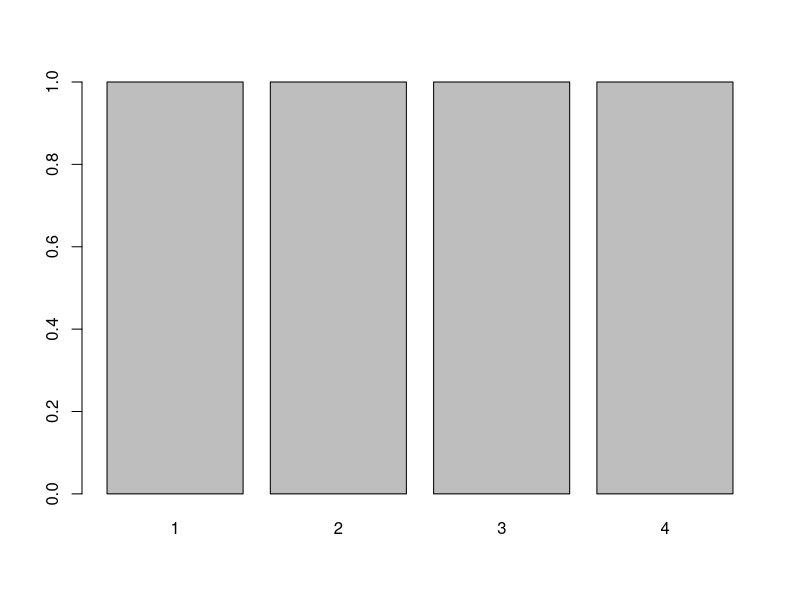
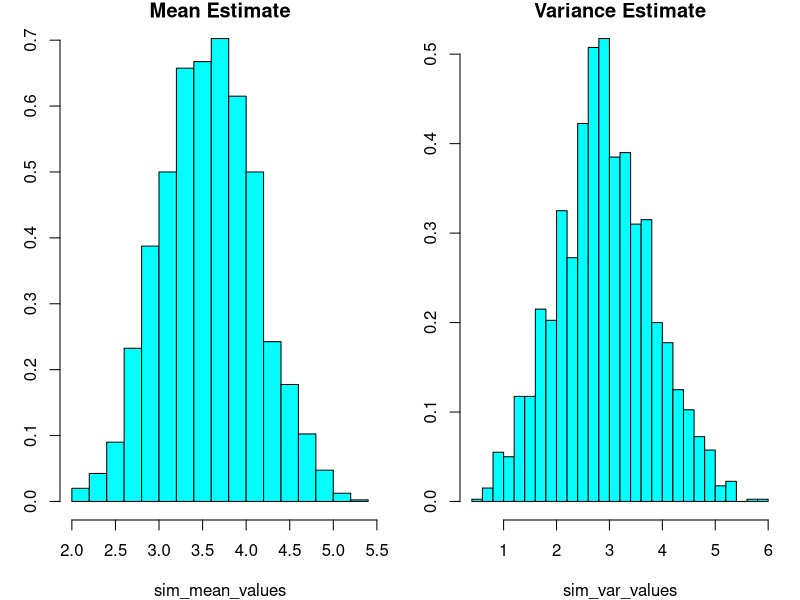
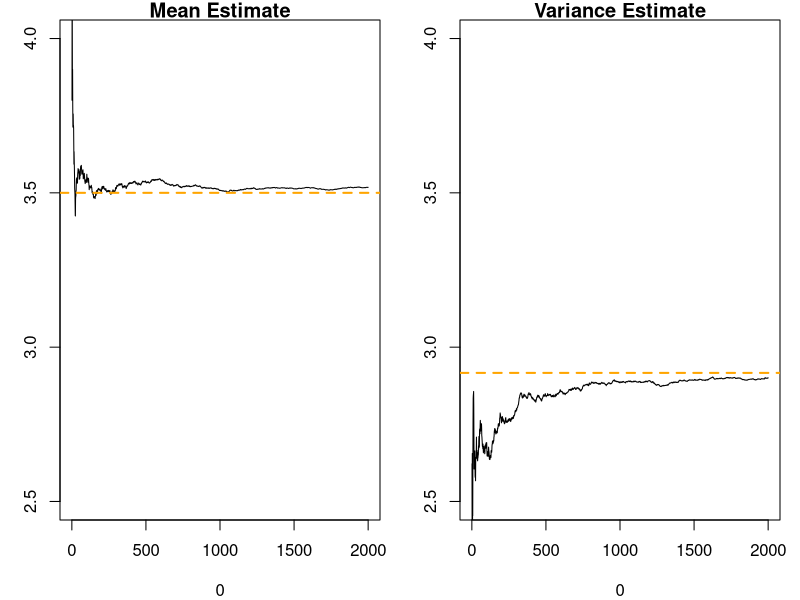

Generate these figures, in order, with R:
## R_intro_loops_logic_lists_dataframes_tables.R
##########################################################################
## INSTRUCTOR: Christopher Fariss
## COURSE NAME: Advanced Computational Methods for Social Media and Textual Data (2F)
## University of Essex Summer School 2022
##
## Date: 2023-08-08
##
## Please e-mail me if you find any errors or have and suggestions (either email is fine)
## e-mail: cjf0006@gmail.com
## e-mail: cjfariss@umich.edu
##########################################################################
## Introduction to tutorial:
##
## For this R tutorial, we will learn how:
## (1) learn to work with logical statements
## (2) learn to use for loops and while loops
## (3) navigate vectors, matrices, lists, dataframes, and tables using logical statements and loops
## (4) apply functions to matrices, lists, dataframes, and tables
## (5) simulation using a for loop
##
##########################################################################

## logical statements return TRUE or FALSE but never both for any statement or compound statement

###########
## EQUAL ##
###########

## these statements are setup as potentially true or false. 
## we are asking R to evaluate whether or not they are true or false

## == tests if the left-hand side of the double-equal sign is the same as the value 
## on the right-hand side of the double-equal sign

## the statements below test the truth status of statements set up to be true
1 == 1

pi == pi

1 == pi

1 == 2

1 %% 2 == 0
2 %% 1

###############
## NOT EQUAL ##
###############

## != tests if the left-hand side of the not-equal sign is NOT the same as 
## the value on the right-hand side of the not-equal sign

## we can also ask for the truth status of statements set up to be false
1 != 1

pi != pi

1 != pi

1 != 2


## so far we have looked at simple statements. 
## we can make these compond statments using the 
## AND operator & (also &&), 
## the OR operator | (also ||) 
## (there are more but let's not worry about these additional operators now)

#########
## AND ##
#########

1 == pi & pi == pi

## the above statement returns an equivalent to:
FALSE & TRUE

## for an AND statement to return TRUE, both the left-hand side and right-hand side of the logical statement must both be TRUE conditions themselves

1 == 1 & pi == pi

TRUE & TRUE

1 == pi & 1 == 2

FALSE & FALSE

########
## OR ##
########

## the OR operator looks for at least one condition in a compond set of conditions to be true
## the following statement return TRUE because at least one of the component conditions is TRUE
1 == pi | pi == pi

FALSE | TRUE

TRUE | FALSE

FALSE | FALSE


## if both statements are true then OR returns TRUE
1 == 1 | pi == pi

## if both statements are false then OR returns FALSE
1 == pi | 2 == pi


#########
## XOR ##
#########

## exclusive OR

## the xor() function is a function for XOR, 
## in which not both conditions must be true  for XOR to return TRUE (we won't use this much if ever)

## this statement is FALSE because both statements are TRUE
xor(1 == 1, pi == pi)

## this statement is TRUE because one statement is TRUE and one statement is FALSE
xor(1 == 1, pi == 1)

xor(1 == pi, 1 == 1)

## this statement is FALSE because both statements are FALSE
xor(1 == pi, pi == 1)


##########################################################################
## if, else, and ifelse
##########################################################################

## inside an if statement we will use && and || instead of & and |

if(TRUE){ print("print this character string") }

if(FALSE){ print("DON'T print this character string") }

if(TRUE & TRUE) print("print this character string")

if(1 == 1 & pi == pi){
  print("print this character string")
}

if(1 == pi & pi == pi){
  print("print this character string")
}

## check the condition in the if statement, if that is TRUE print, else print the second statement
## note that the else statement needs to be on the same line as the right sqiggly bracket }
if(1 == pi & pi == pi){
  print("print this character string")
} else{
  print("this is another character string!!")
}

if(FALSE){
  
} else{
  print(2+2)
}

## ifelse() takes three arguments, a logical condition and two values to be returned for either the TRUE or FALSE condition

ifelse(TRUE, 1, 0)

ifelse(FALSE, 1, 2)

ifelse(pi==1, pi, 1)

ifelse(1 == pi & pi == pi, "print this character string", "is this really a helpful example??")



##########################################################################
## > greater than
## < less than
## >= greater than or equal to
## <= less than or equal to
##########################################################################

## 1 is greater than pi is FALSE
1 > pi

pi > 1

## pi is less than 1 is FALSE
pi < 1


## 1 is greater than 1 is TRUE
pi > 1

## create a vector of logical values for each condition (there will be one FALSE condition)
1:5 > 1

## create a vector of logical values for each condition (there will be 0 FALSE conditions)
1:5 >= 1

1:5 < 1

1:5 <= 1


##########################################################################
## navigating objects with logical statements instead of coordinates
##########################################################################

## read data from the current working directory
social_media_data <- read.csv("Datasets/users-by-social-media-platform.csv", header=TRUE)

## print only values for facebook using the subset function
names(social_media_data)
dim(social_media_data)

subset(social_media_data, Entity=="Facebook")

## print only values for facebook using the subset function
subset(social_media_data, Entity=="Facebook" & Year>=2016)

## print only values for entities that are NOT facebook using the subset function
subset(social_media_data, Entity!="Facebook" & Year>=2016)




##########################################################################
## loops
##########################################################################

## Note: see Matloff Chapter 7 (Control Structures) for more information on the material below



##########################################################################
## for loops
##########################################################################

## the for loop is constructed so that it iterates for the length of vector, 
## while keeping track of the indicator variable
## loops are like turning pages in a book --- the process is always the same (or usually the same) but we learn new things on each page
##

## print the indicator variable each time the loop iterates
for(i in 1:10){
  print(i)
}

for(i in 1:nrow(social_media_data)){
  print(i)
}


seq(2,10,2)

length(seq(2,10,2))

for(i in seq(2,10,2)){
  print(i)
}


## print the indicator variable times the indicator variable each time the loop iterates
for(i in 1:10){
  print(i*i)
}

## print the indicator variable minus the indicator variable each time the loop iterates
for(i in 1:10){
  print(i-i)
}

myvec <- c("a", "b", "c", "d", "e")
myvec

for(i in 1:length(myvec)){
  print(myvec[i])
}

##
## use something other than numeric information as the index
for(i in letters){
  print(i)
}

## use unordered numbers
for(i in c(1,4,800,5,3)){
  print(i)
}




## declare the object in memory so we can access it later on
vec <- NA
vec
vec[1]

vec <- c()
vec
vec[1]


## set i to the ith position of the vector each ith iteration the loop
for(i in 1:10){
  vec[i] <- i
}
vec


vec <- NA
for(i in 1:10){
  vec[i] <- i*i
}
vec


## we can declared a variable and add 1 to it each iteration of the loop
count <- 0
for(i in 1:10){
  count <- count + 1
}
count
i


## for loops can help us think through a process that happens all at once to a vector

dice_rolls <- c()

simulation_size <- 10

for(i in 1:simulation_size){
  dice_rolls[i] <- sample(1:6, size=1, replace=TRUE)
}
dice_rolls

## we could also just set the size argument to simulation_size and return the sample result. 
## this is a vectorized version of the loop version above.

dice_rolls <- sample(1:6, size=simulation_size, replace=TRUE)
dice_rolls


##########################################################################
## while loop
##########################################################################

## the while loop is constructed to do something until a logical condition becomes TRUE
i <- 0

## is starts at 0
i

dice_roll <- 1
while(dice_roll != 6){
  dice_roll <- sample(1:6,size=1,T)
  print(dice_roll)
}
## this structure is similar to the for loop in terms of the process; however it ends when a condition is met instead of iterating through the values of an index
while(i <= 10){
  i <- i + 1
}

## i is 11 because the loop stopped once i no longer satisfied the logical condition
i

## i should be reserved for an iterator variable that is designed to keep track of the coordinate position in a vector or matrix

count <- 0

## is starts at 0
count

## this structure is similar to the for loop in terms of the process; however it ends when a condition is met instead of iterating through the values of an index
while(count <= 10){
  count <- count + 1
}

## i is 11 because the loop stopped once i no longer satisfied the logical condition
count


##########################################################################
## using loops to travel through the coordinates of a matrix or vector
##########################################################################

## create a matrix mat
mat <- matrix(1:12, nrow=4, ncol=3)
mat


## we can explore the matrix using the loop and our knowledge of the coordinates of each positions in the 2-D space

for(i in 1:nrow(mat)){
  print(mat[i,])
}


## nested for loop
## we can also nest the two loops together to explore 2 dimensions of the matrix
for(i in 1:nrow(mat)){
  for(j in 1:ncol(mat)){
    print(mat[i,j])
  }
}

## we can switch the order by which we proceed through the coordinates of the matrix
for(j in 1:ncol(mat)){
  for(i in 1:nrow(mat)){
    print(mat[i,j])
  }
}

## let's use the single for loop to calculate values for each row in the matrix

## declare an empty object in memory so that we can store values in later with reference to its coordinates
row_sums <- NA

for(i in 1:nrow(mat)){
  row_sums[i] <- sum(mat[i,])
}
row_sums


## let's repeat this task for columns
column_sums <- NA

for(j in 1:ncol(mat)){
  column_sums[j] <- sum(mat[,j])
}
column_sums


##########################################################################
## apply() a function to margins (the rows or columns) of an array or matrix
##########################################################################

## create a matrix mat
mat <- matrix(1:12, nrow=4, ncol=3)
mat

## use the sum function on the rows (the first dimension of the matrix)
apply(mat, MARGIN=1, FUN=sum)

mat


## use the sum function on the columns (the second dimension of the matrix)
apply(mat,MARGIN=2,FUN=sum)


## use the mean function on the rows (the first dimension of the matrix)
apply(mat,1,mean)

## use the mean function on the columns (the second dimension of the matrix)
apply(mat,2,mean)

## we can pass any function that works on numbers through the apply function
## the function is applied to every value in the row or column


##########################################################################
## apply() a function to margins (the rows or columns) of a dataframe
##########################################################################


## generic dataset (or make one for fun)
survey_data <- data.frame(v1=c(0,0,0,0), v2=c(0,0,0,1), v3=c(0,0,1,1), v4=c(0,1,1,1), v5=c(1,1,1,1))
survey_data


## we can add extra arguments to apply
## note that any additional arguments that we add in the apply() function are used for and in reference to the function we specify for the FUN argument in apply()
## since we are using the sum() function, we can use ?sum to find the additional arguments for addressing missing values
apply(survey_data[,-1], MARGIN=1, FUN=sum, na.rm=T)

sum(c(1,2,3))
sum(c(1,2,3,NA))
sum(c(1,2,3,NA), na.rm=T)

## use the above function to add a new column to our dataframe
survey_data$subject_sums <- apply(survey_data[,-1], MARGIN=1, FUN=sum, na.rm=T)

## view the data
survey_data

## tablulate the data
table(survey_data$subject_sums)

## graph the tabulation
barplot(table(survey_data$subject_sums))

## use the new count data to examine specific cases with subset() function and logical statements
subset(survey_data, subject_sums>=7)


##########################################################################
## tapply() "table apply" a function to margins (the rows or columns) of a dataframe
##########################################################################

## NOTE: In my applied work, I find tapply() to be a little bit confusing and I have typically been able to create group level summaries using other tools (see above)

## use the cross-tabs function to count the number of values contained in each Entity by Year combination
tabs <- xtabs(monthly_active_users ~ Entity + Year, data= social_media_data)

## tabs is a table
tabs

## we can take the average across the rows of the table using tapply()

## we need to first create an object of the same size as the table with values for which groups we want to apply our function to
coordinate_groups <- matrix(rep(1:19,times=18), nrow=19, ncol=18)
coordinate_groups
tapply(tabs, INDEX=coordinate_groups, FUN=mean)

coordinate_groups <- matrix(rep(1:18,each=19), nrow=19, ncol=18)
coordinate_groups
tapply(tabs, INDEX=coordinate_groups, FUN=mean)



##########################################################################
## simulation with a for loop
##########################################################################
##
## (1) Simulate the roll of a D6 dice
## (2) Repeatedly simulate the roll of a D6 dice and see how close the average value is to the expected value. 
## (3) Learn about the central limit theorem from the simulation.
##
## Notes: The Central Limit Theorem (CLT) establishes that when independently generated variables (iid: independent and identically distributed random variables) are added together, the sums or averages of these variables (when normalized) converge towards a normal distribution. 
##
## This property emerges even if the original variables are not individually normally distributed, as with the roll of a die. 
##
## The probability of any value from the single roll of die is equivalent to any other value for the same-sided die in the limit (when the number of rolls approaches infinity).
## 
##########################################################################


library(MASS)


## simulate 20 randomly generated rolls from a D6 (6-sided-die)
sample(1:6, size=20, replace=TRUE)

## true mean is 3.5
(1 + 2 + 3 + 4 + 5 + 6) / 6

## or 
mean(1:6)

## true variance is approximately 2.916667 or exactly 70/24 
(1 - 3.5)^2 * (1/6) + (2 - 3.5)^2 * (1/6) + (3 - 3.5)^2 * (1/6) + (4 - 3.5)^2 * (1/6) + (5 - 3.5)^2 * (1/6) + (6 - 3.5)^2 * (1/6)

## or
sum((1:6 - mean(1:6))^2 * (1/6))

## repeat the simulation 10,000 times and calculate the average
n_sims <- 2000

## number of samples to roll each iteration
n_samples <- 10

## create two objects to hold the calculated mean and variance from each simulated sample
sim_mean_values <- c()
sim_var_values <- c()

## iterate/repeat the simulation n_sims times
for(i in 1:n_sims){
  
  ## create output
  sample_output <- sample(1:6, size=n_samples, replace=TRUE)
  
  ## save the output in the i_th position of the objects
  sim_mean_values[i] <- mean(sample_output)
  sim_var_values[i] <- var(sample_output)
  
}

## calculate the mean and variance of the 10,000 sample means
mean(sim_mean_values)
mean(sim_var_values)

## set graphical parameters
par(mfrow=c(1,2), mar=c(4,3,1,1))

## plot histograms 
truehist(sim_mean_values, main="Mean Estimate")
truehist(sim_var_values, main="Variance Estimate")


## calculate and plot the converging average using increasing sample sizes starting at 1 and ending at all the samples
## set graphical parameters
par(mfrow=c(1,2))

##
plot(0,0, ylim=c(2.5,4), xlim=c(0,n_sims), type="n", main="Mean Estimate")
value <- c()
for(i in 1:n_sims){
  value[i] <- mean(sim_mean_values[1:i])
}
lines(value)
abline(h=3.5, col="orange", lwd=2, lty=2)

##
plot(0,0, ylim=c(2.5,4), xlim=c(0,n_sims), type="n", main="Variance Estimate")
value <- c()
for(i in 1:n_sims){
  value[i] <- mean(sim_var_values[1:i])
}
lines(value)
abline(h=2.916667, col="orange", lwd=2, lty=2)


sqrt(2.916667)

## the values converge towards normality 
summary((sim_mean_values - 3.5))
mean((sim_mean_values - 3.5))
var((sim_mean_values - 3.5))



var(sim_mean_values)
var(sim_var_values)
